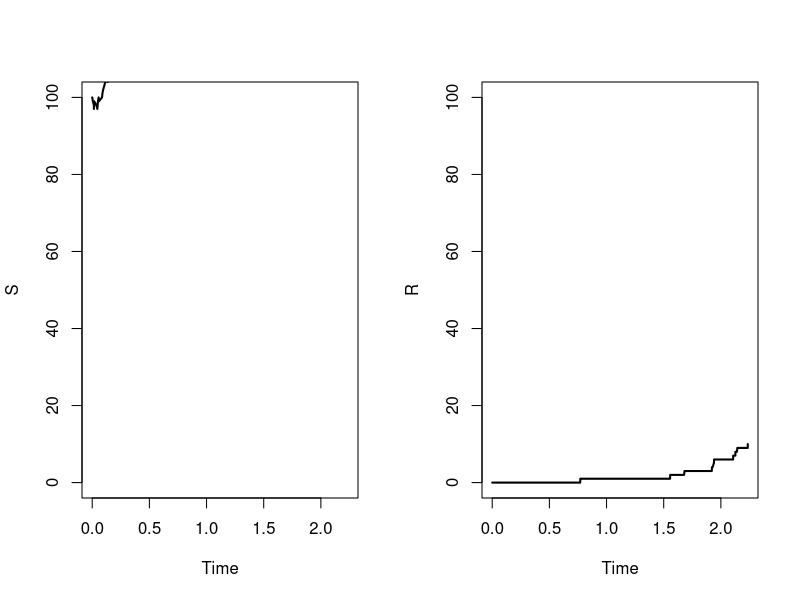

Recreate this plot in R.
## ---- chunk 1
set.seed(123)
n = 100
X = cbind(Time=c(0), S=c(n), R=c(0)) # store output
l = 1 # birth rate
d = 0.5 # death rate
h = 0.01 # transformation rate
u1 = 0.01 # mutation rate of drug 1

# Update matrix for each event: faithful division, death, mutation, transformation.  
updateMatrix = matrix(c(1, 0,   -1,0,   0,1,   -1,1), nrow=4, ncol=2, byrow=TRUE)
updateMatrix
## ---- chunk 2
i = 1 # row counter for matrix
# stochastic simulation algorithm
while(X[i, 3] < n * 0.1){
    rates = c(l*X[i, 2], d*X[i, 2], u1*X[i, 2], h*X[i, 2]) # indiv. event rates
    r = sum(rates) # total rate of some event happening
    tstep = rexp(1, r) # time to the next event
    
    p = rates/r # probability vector for each event type
    u = runif(1) # sample from standard uniform
    j = which(u <= cumsum(p)) [1] # sample which event occurred
    
    X = rbind(X, c(X[i, 1] + tstep, X[i, 2:3] + updateMatrix[j, ]))
    i = i + 1
}
## ---- chunk 3
Time = X[, 1]
par(mfrow = c(1, 2))
plot(Time, X[, 2], ylab="S", ylim=c(0, sum(X[1, 2:3])), type="l", lwd=2)
plot(Time, X[, 3], ylab="R", ylim=c(0, sum(X[1, 2:3])), type="l", lwd=2)
